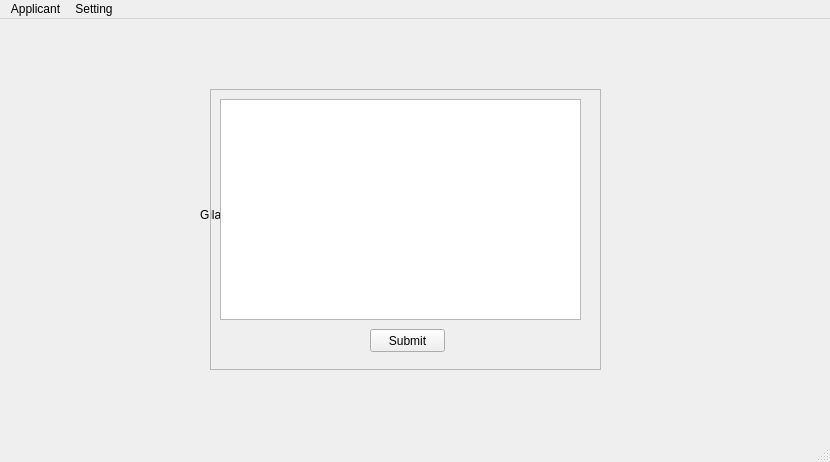
<?xml version="1.0" encoding="UTF-8"?>
<ui version="4.0">
 <class>MainWindow</class>
 <widget class="QMainWindow" name="MainWindow">
  <property name="geometry">
   <rect>
    <x>0</x>
    <y>0</y>
    <width>830</width>
    <height>462</height>
   </rect>
  </property>
  <property name="windowTitle">
   <string>Main</string>
  </property>
  <widget class="QWidget" name="centralwidget">
   <widget class="QLabel" name="label">
    <property name="geometry">
     <rect>
      <x>200</x>
      <y>120</y>
      <width>471</width>
      <height>151</height>
     </rect>
    </property>
    <property name="styleSheet">
     <string notr="true">font: 75 20pt &quot;Kristen ITC&quot;;</string>
    </property>
    <property name="text">
     <string>Gila Breath Camp</string>
    </property>
   </widget>
   <widget class="QFrame" name="frame">
    <property name="geometry">
     <rect>
      <x>270</x>
      <y>110</y>
      <width>261</width>
      <height>151</height>
     </rect>
    </property>
    <property name="frameShape">
     <enum>QFrame::StyledPanel</enum>
    </property>
    <property name="frameShadow">
     <enum>QFrame::Raised</enum>
    </property>
    <layout class="QGridLayout" name="gridLayout">
     <item row="4" column="0">
      <widget class="QLabel" name="label_4">
       <property name="text">
        <string>Camp 1</string>
       </property>
      </widget>
     </item>
     <item row="3" column="0">
      <widget class="QLabel" name="label_3">
       <property name="text">
        <string>Camp 1</string>
       </property>
      </widget>
     </item>
     <item row="1" column="0">
      <widget class="QLabel" name="label_2">
       <property name="text">
        <string>Camp 1</string>
       </property>
      </widget>
     </item>
     <item row="3" column="1">
      <widget class="QDateEdit" name="dateEdit_4"/>
     </item>
     <item row="1" column="1">
      <widget class="QDateEdit" name="dateEdit"/>
     </item>
     <item row="0" column="2">
      <widget class="QLabel" name="label_6">
       <property name="text">
        <string>End Date</string>
       </property>
      </widget>
     </item>
     <item row="4" column="2">
      <widget class="QDateEdit" name="dateEdit_6"/>
     </item>
     <item row="3" column="2">
      <widget class="QDateEdit" name="dateEdit_3"/>
     </item>
     <item row="0" column="1">
      <widget class="QLabel" name="label_5">
       <property name="text">
        <string>Start Date</string>
       </property>
      </widget>
     </item>
     <item row="4" column="1">
      <widget class="QDateEdit" name="dateEdit_5"/>
     </item>
     <item row="1" column="2">
      <widget class="QDateEdit" name="dateEdit_2"/>
     </item>
     <item row="5" column="1">
      <widget class="QPushButton" name="pushButton">
       <property name="text">
        <string>Submit</string>
       </property>
      </widget>
     </item>
    </layout>
   </widget>
   <widget class="QFrame" name="frame_2">
    <property name="geometry">
     <rect>
      <x>210</x>
      <y>70</y>
      <width>391</width>
      <height>281</height>
     </rect>
    </property>
    <property name="frameShape">
     <enum>QFrame::StyledPanel</enum>
    </property>
    <property name="frameShadow">
     <enum>QFrame::Raised</enum>
    </property>
    <widget class="QTextEdit" name="textEdit">
     <property name="geometry">
      <rect>
       <x>10</x>
       <y>10</y>
       <width>361</width>
       <height>221</height>
      </rect>
     </property>
    </widget>
    <widget class="QPushButton" name="pushButton_2">
     <property name="geometry">
      <rect>
       <x>160</x>
       <y>240</y>
       <width>75</width>
       <height>23</height>
      </rect>
     </property>
     <property name="text">
      <string>Submit</string>
     </property>
    </widget>
   </widget>
  </widget>
  <widget class="QMenuBar" name="menubar">
   <property name="geometry">
    <rect>
     <x>0</x>
     <y>0</y>
     <width>830</width>
     <height>21</height>
    </rect>
   </property>
   <widget class="QMenu" name="menuFile">
    <property name="title">
     <string>Applicant</string>
    </property>
    <addaction name="actionAdd_New"/>
    <addaction name="actionLook_Up"/>
   </widget>
   <widget class="QMenu" name="menuSetting">
    <property name="title">
     <string>Setting</string>
    </property>
    <addaction name="actionChange_Number_of_Camps"/>
    <addaction name="actionChange_Content_of_Acceptance_Letter"/>
    <addaction name="actionChange_Content_of_Check_List"/>
   </widget>
   <addaction name="menuFile"/>
   <addaction name="menuSetting"/>
  </widget>
  <widget class="QStatusBar" name="statusbar"/>
  <action name="actionAdd_New">
   <property name="text">
    <string>Add New Applicant</string>
   </property>
  </action>
  <action name="actionLook_Up">
   <property name="text">
    <string>Look Up</string>
   </property>
  </action>
  <action name="actionChange_Number_of_Camps">
   <property name="text">
    <string>Change Camps Dates</string>
   </property>
  </action>
  <action name="actionChange_Content_of_Acceptance_Letter">
   <property name="text">
    <string>Change Content of Acceptance Letter</string>
   </property>
  </action>
  <action name="actionChange_Content_of_Check_List">
   <property name="text">
    <string>Change Content of Check List</string>
   </property>
  </action>
 </widget>
 <resources/>
 <connections/>
</ui>
